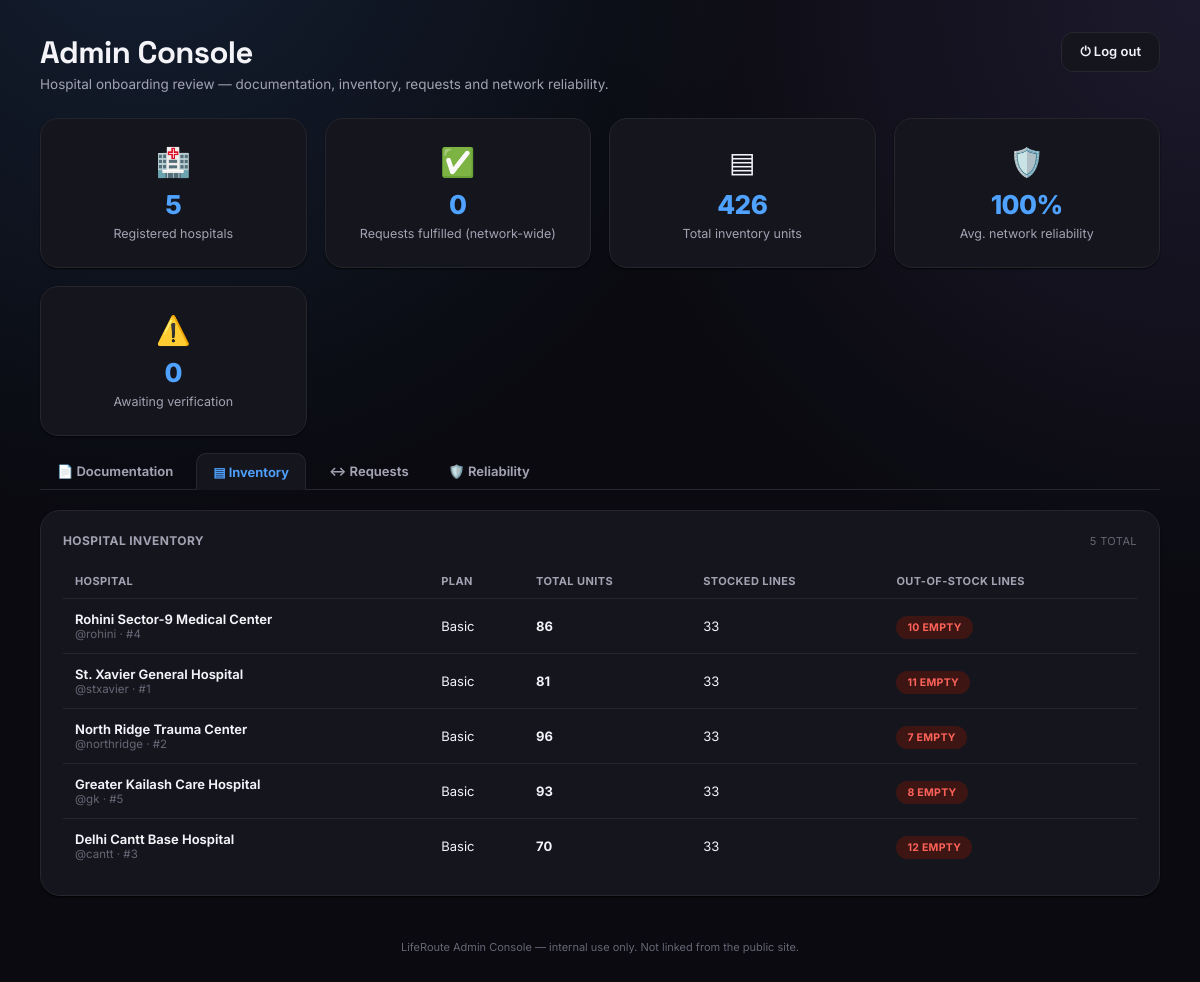
Screenshot of /admin?tab=inventory (signed in) with the database file from the repository.
### tables this page shows
CREATE TABLE hospitals (
        id INTEGER PRIMARY KEY AUTOINCREMENT,
        name TEXT NOT NULL,
        username TEXT UNIQUE NOT NULL,
        password_hash TEXT NOT NULL,
        lat REAL NOT NULL,
        lon REAL NOT NULL,
        phone TEXT DEFAULT '',
        created_at TEXT NOT NULL,
        plan TEXT DEFAULT 'essential',
        license_number TEXT DEFAULT '',
        document_filename TEXT DEFAULT '',
        verified INTEGER NOT NULL DEFAULT 0,
        document_submitted_at TEXT DEFAULT ''
    );

### app.py (the view)
@app.route("/admin")
@admin_required
def admin_dashboard():
    db = get_db()
    tab = request.args.get("tab", "documentation")
    if tab not in ("documentation", "inventory", "requests", "reliability"):
        tab = "documentation"
    hospitals = db.execute("SELECT * FROM hospitals ORDER BY created_at DESC").fetchall()
    rows = []
    for h in hospitals:
        inv = db.execute(
            "SELECT COALESCE(SUM(quantity),0) AS units, COUNT(*) AS lines, "
            "SUM(CASE WHEN quantity=0 THEN 1 ELSE 0 END) AS zero_lines "
            "FROM inventory WHERE hospital_id=?",
            (h["id"],)
        ).fetchone()
        asked = db.execute(
            "SELECT COUNT(*) AS total, "
            "SUM(CASE WHEN status='delivered' THEN 1 ELSE 0 END) AS delivered, "
            "SUM(CASE WHEN status NOT IN ('delivered','unmatched') THEN 1 ELSE 0 END) AS pending "
            "FROM requests WHERE requester_id=?",
            (h["id"],)
        ).fetchone()
        reliability = compute_reliability(db, h["id"])
        renewal = document_renewal_info(h["document_submitted_at"])
        rows.append({
            "hospital": h,
            "plan_label": SUBSCRIPTION_PLANS.get(h["plan"] or "essential", {}).get("label", h["plan"]),
            "inventory_units": inv["units"],
            "inventory_lines": inv["lines"],
            "inventory_zero_lines": inv["zero_lines"] or 0,
            "asked_total": asked["total"] or 0,
            "asked_delivered": asked["delivered"] or 0,
            "asked_pending": asked["pending"] or 0,
            "reliability": reliability,
            "renewal": renewal,
        })
    totals = {
        "hospitals": len(rows),
        "fulfilled": sum(r["reliability"]["delivered"] for r in rows),
        "inventory_units": sum(r["inventory_units"] for r in rows),
        "missing_docs": sum(1 for r in rows if not r["hospital"]["document_filename"]),
        "unverified": sum(1 for r in rows if not r["hospital"]["verified"]),
        "avg_reliability": round(sum(r["reliability"]["score"] for r in rows) / len(rows)) if rows else 100,
    }
    return render_template("admin_dashboard.html", rows=rows, totals=totals, tab=tab)

### app.py (called while the page is built)
def get_db():
    if "db" not in g:
        g.db = sqlite3.connect(DB_PATH)
        g.db.row_factory = sqlite3.Row
        g.db.execute("PRAGMA foreign_keys = ON")
    return g.db

def compute_reliability(db, hospital_id):
    row = db.execute(
        "SELECT COUNT(*) AS assigned, "
        "SUM(CASE WHEN status='delivered' THEN 1 ELSE 0 END) AS delivered "
        "FROM requests WHERE matched_hospital_id=?",
        (hospital_id,)
    ).fetchone()
    assigned = row["assigned"] or 0
    delivered = row["delivered"] or 0
    if assigned == 0:
        return {"score": 100, "assigned": 0, "delivered": 0, "band": "new"}
    score = round(100 * delivered / assigned)
    band = "high" if score >= 90 else ("mid" if score >= 70 else "low")
    return {"score": score, "assigned": assigned, "delivered": delivered, "band": band}

def document_renewal_info(document_submitted_at):
    if not document_submitted_at:
        return None
    try:
        submitted = datetime.fromisoformat(document_submitted_at)
    except ValueError:
        return None
    due = submitted.replace(year=submitted.year + 3)
    days_left = (due - datetime.utcnow()).days
    if days_left < 0:
        status = "overdue"
    elif days_left <= 90:
        status = "due_soon"
    else:
        status = "ok"
    return {"submitted": submitted, "due": due, "days_left": days_left, "status": status}

def admin_required(view):
    @functools.wraps(view)
    def wrapped(*args, **kwargs):
        if not session.get("is_admin"):
            return redirect(url_for("admin_login"))
        return view(*args, **kwargs)
    return wrapped

def current_hospital():
    hid = getattr(g, "hospital_id", None)
    if not hid:
        return None
    return get_db().execute("SELECT * FROM hospitals WHERE id=?", (hid,)).fetchone()

@app.context_processor
def inject_token():
    return {"st_token": getattr(g, "token", ""), "me": current_hospital()}

### templates/admin_dashboard.html (shortened to what this page needs)
{% extends "base.html" %}
{% block auth_content %}
<div class="content" style="max-width:1320px;">
  <div class="page-head">
    <div>
      <h1>Admin Console</h1>
      <p class="sub-muted">Hospital onboarding review — documentation, inventory, requests and network reliability.</p>
    </div>
    <a href="{{ url_for('admin_logout') }}" class="btn-ghost">⏻ Log out</a>
  </div>
  <div class="kpi-grid">
    <div class="kpi-card">
      <div class="kpi-ico">🏥</div>
      <div class="kpi-val">{{ totals.hospitals }}</div>
      <div class="kpi-label">Registered hospitals</div>
    </div>
    <div class="kpi-card">
      <div class="kpi-ico">✅</div>
      <div class="kpi-val">{{ totals.fulfilled }}</div>
      <div class="kpi-label">Requests fulfilled (network-wide)</div>
    </div>
    <div class="kpi-card">
      <div class="kpi-ico">▤</div>
      <div class="kpi-val">{{ '{:,}'.format(totals.inventory_units) }}</div>
      <div class="kpi-label">Total inventory units</div>
    </div>
    <div class="kpi-card">
      <div class="kpi-ico">🛡️</div>
      <div class="kpi-val">{{ totals.avg_reliability }}%</div>
      <div class="kpi-label">Avg. network reliability</div>
    </div>
    <div class="kpi-card">
      <div class="kpi-ico">⚠️</div>
      <div class="kpi-val">{{ totals.unverified }}</div>
      <div class="kpi-label">Awaiting verification</div>
    </div>
  </div>
  <div class="admin-tabs">
    <a href="{{ url_for('admin_dashboard', tab='documentation') }}" class="admin-tab {{ 'active' if tab=='documentation' }}">📄 Documentation</a>
    <a href="{{ url_for('admin_dashboard', tab='inventory') }}" class="admin-tab {{ 'active' if tab=='inventory' }}">▤ Inventory</a>
    <a href="{{ url_for('admin_dashboard', tab='requests') }}" class="admin-tab {{ 'active' if tab=='requests' }}">↔ Requests</a>
    <a href="{{ url_for('admin_dashboard', tab='reliability') }}" class="admin-tab {{ 'active' if tab=='reliability' }}">🛡️ Reliability</a>
  </div>
  {% if tab == 'documentation' %}
  <div class="panel">
    <div class="panel-title">Hospital documentation<span class="dim">{{ rows|length }} total</span></div>
    <div class="admin-table-wrap">
      <table class="admin-table">
        <thead>
          <tr>
            <th>Hospital</th>
            <th>License number</th>
            <th>Document</th>
            <th>Submitted</th>
            <th>Renewal due</th>
            <th>Status</th>
            <th></th>
          </tr>
        </thead>
        <tbody>
          {% for r in rows %}
          {% set h = r.hospital %}
          <tr>
            <td>
              <div class="admin-hospital-name">{{ h.name }}</div>
              <div class="admin-hospital-sub">@{{ h.username }} · #{{ h.id }}</div>
            </td>
            <td>
              {% if h.license_number %}<span class="mono-chip">{{ h.license_number }}</span>
              {% else %}<span class="dim">Not provided</span>{% endif %}
            </td>
            <td>
              {% if h.document_filename %}
                <div style="display:flex; gap:6px; flex-wrap:wrap;">
                  <a class="doc-badge has-doc" href="{{ url_for('static', filename='uploads/' + h.document_filename) }}" target="_blank" rel="noopener">👁 View</a>
                  <a class="doc-badge has-doc" href="{{ url_for('admin_download_document', hospital_id=h.id) }}">⬇ Download</a>
                </div>
              {% else %}
                <span class="doc-badge no-doc">✕ Not submitted</span>
              {% endif %}
            </td>
            <td class="admin-hospital-sub">{{ r.renewal.submitted.strftime('%d %b %Y') if r.renewal else '—' }}</td>
            <td class="admin-hospital-sub">{{ r.renewal.due.strftime('%d %b %Y') if r.renewal else '—' }}</td>
            <td>
              {% if r.renewal and r.renewal.status == 'overdue' %}
                <span class="status-pill pill-unmatched">Renewal overdue</span>
              {% elif r.renewal and r.renewal.status == 'due_soon' %}
                <span class="status-pill pill-pending">Due in {{ r.renewal.days_left }}d</span>
              {% elif h.verified %}
                <span class="status-pill pill-matched">✓ Verified</span>
              {% else %}
                <span class="status-pill pill-pending">Under review</span>
              {% endif %}
            </td>
            <td>
              <form method="post" action="{{ url_for('admin_toggle_verify', hospital_id=h.id) }}?tab=documentation">
                <button type="submit" class="btn-ghost" style="padding:7px 12px; font-size:11.5px;">
                  {{ 'Unverify' if h.verified else 'Mark verified' }}
                </button>
              </form>
            </td>
          </tr>
          {% else %}
          <tr><td colspan="7" class="dim" style="text-align:center; padding:24px;">No hospitals registered yet.</td></tr>
          {% endfor %}
        </tbody>
      </table>
    </div>
  </div>
  {% elif tab == 'inventory' %}
  <div class="panel">
    <div class="panel-title">Hospital inventory<span class="dim">{{ rows|length }} total</span></div>
    <div class="admin-table-wrap">
      <table class="admin-table">
        <thead>
          <tr>
            <th>Hospital</th>
            <th>Plan</th>
            <th>Total units</th>
            <th>Stocked lines</th>
            <th>Out-of-stock lines</th>
          </tr>
        </thead>
        <tbody>
          {% for r in rows %}
          {% set h = r.hospital %}
          <tr>
            <td>
              <div class="admin-hospital-name">{{ h.name }}</div>
              <div class="admin-hospital-sub">@{{ h.username }} · #{{ h.id }}</div>
            </td>
            <td>{{ r.plan_label }}</td>
            <td><strong>{{ '{:,}'.format(r.inventory_units) }}</strong></td>
            <td>{{ r.inventory_lines }}</td>
            <td>
              {% if r.inventory_zero_lines > 0 %}
                <span class="status-pill pill-unmatched">{{ r.inventory_zero_lines }} empty</span>
              {% else %}
                <span class="status-pill pill-matched">Fully stocked</span>
              {% endif %}
            </td>
          </tr>
          {% else %}
          <tr><td colspan="5" class="dim" style="text-align:center; padding:24px;">No hospitals registered yet.</td></tr>
          {% endfor %}
        </tbody>
      </table>
    </div>
  </div>
  {% endif %}
  <div class="footnote">LifeRoute Admin Console — internal use only. Not linked from the public site.</div>
</div>
{% endblock %}

### rows the page displays
hospitals: name "Rohini Sector-9 Medical Center", username "rohini", id "4"
hospitals: name "St. Xavier General Hospital", username "stxavier", id "1"
hospitals: name "North Ridge Trauma Center", username "northridge", id "2"
hospitals: name "Greater Kailash Care Hospital", username "gk", id "5"
hospitals: name "Delhi Cantt Base Hospital", username "cantt", id "3"

### other values shown
{{ totals.hospitals }} "5"
{{ totals.fulfilled }} "0"
{{ '{:,}'.format(totals.inventory_units) }} "426"
{{ totals.avg_reliability }} "100"
{{ totals.unverified }} "0"
{{ rows|length }} "5"
{{ r.plan_label }} "Basic" "Basic" "Basic" "Basic" "Basic"
{{ '{:,}'.format(r.inventory_units) }} "86" "81" "96" "93" "70"
{{ r.inventory_lines }} "33" "33" "33" "33" "33"
{{ r.inventory_zero_lines }} "10" "11" "7" "8" "12"
